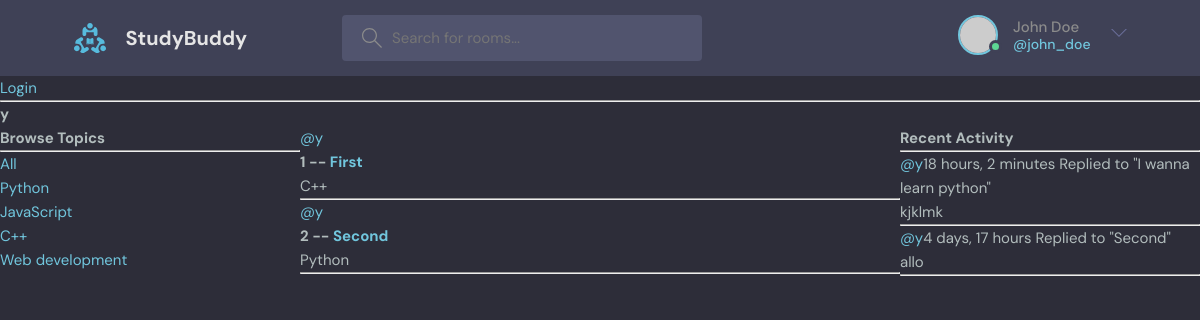
The app's page /profile/1/, older data.
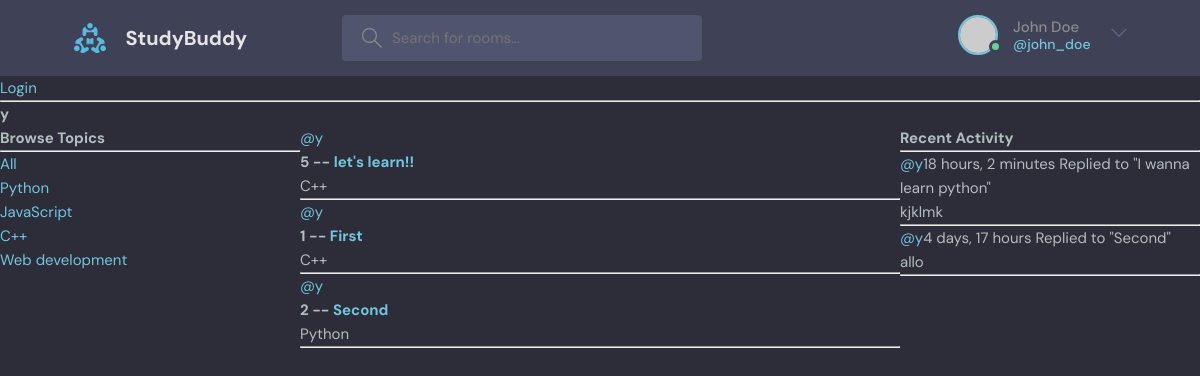
The same page, newer data.
### base/models.py (models this page shows, shortened)
class Topic(models.Model):
    name = models.CharField(max_length=200)

class Room(models.Model):
    host = models.ForeignKey(User, on_delete=models.SET_NULL, null=True)
    topic = models.ForeignKey(Topic, on_delete=models.SET_NULL, null=True)
    name = models.CharField(max_length=200)
    description = models.TextField(null=True, blank=True)
    participants = models.ManyToManyField(User, related_name='participants', blank=True)
    updated = models.DateTimeField(auto_now=True)
    created = models.DateTimeField(auto_now_add=True)
    class Meta:
        ordering = ['-updated', '-created']
    def __str__(self):
        return self.name

class Message(models.Model):
    user = models.ForeignKey(User, on_delete=models.CASCADE)
    room = models.ForeignKey(Room, on_delete=models.CASCADE)
    body = models.TextField()
    updated = models.DateTimeField(auto_now=True)
    created = models.DateTimeField(auto_now_add=True)
    class Meta:
        ordering = ['-updated', '-created']
    def __str__(self):
        return self.body[0:50]

### base/views.py (the view)
# urls.py: path('profile/<str:pk>/', views.userProfile, name='user-profile'),
def userProfile(request, pk):
    user = User.objects.get(id=pk)
    rooms = user.room_set.all()
    room_messages = user.message_set.all()
    topics = Topic.objects.all()
    context = {'user':user, 'rooms':rooms, 'room_messages':room_messages, 'topics':topics}
    return render(request, 'base/profile.html', context)

### base/templates/base/profile.html (shortened to what this page needs)
{% extends "main.html" %} {% block content %}
<h1>{{user.username}}</h1>
<div class="profile-container">
  <div>{% include "base/topics_component.html" %}</div>
  <div>{% include "base/feed_component.html" %}</div>
  <div>{% include "base/activity_component.html" %}</div>
</div>
{% endblock content %}

### templates/main.html (shortened to what this page needs)
<!DOCTYPE html>
{% load static %}
<html lang="en">
  <head>
    <link rel="stylesheet" href={% static 'styles/style.css' %} />
  </head>
  <body>
    {% include 'navbar.html' %}  {% block content%}{% endblock content%}
  </body>
</html>

### templates/navbar.html (shortened to what this page needs)
<header class="header header--loggedIn">
  <div class="container">
    <a href="{% url 'home' %}" class="header__logo">
      <img src="assets/logo.svg" />
      <h1>StudyBuddy</h1>
    </a>
    <form class="header__search" method="GET" action={% url "home" %}>
      <label>
        <input input='q' placeholder="Search for rooms..." />
      </label>
    <nav class="header__menu">
      <div class="header__user">
        <a href="profile.html">
          <div class="avatar avatar--medium active">
            <img src="https://randomuser.me/api/portraits/men/37.jpg" />
          </div>
          <p>John Doe <span>@john_doe</span></p>
        </a>
        <button class="dropdown-button">
          <svg
            version="1.1"
            xmlns="http://www.w3.org/2000/svg"
            width="32"
            height="32"
            viewBox="0 0 32 32"
          >
            <title>chevron-down</title>
            <path d="M16 21l-13-13h-3l16 16 16-16h-3l-13 13z"></path>
          </svg>
        </button>
      </div>
    </nav>
  </div>
</header>
{% if request.user.is_authenticated %}
<p>Hello {{request.user}}</p>
<a href="{% url 'logout'%}">Logout</a>
{% else %}
<a href="{% url 'login'%}">Login</a>
{% endif %}
<hr />

### base/templates/base/topics_component.html
<h3>Browse Topics</h3>
<hr />
<div>
  <a href="{% url 'home' %}">All</a>
</div>
{% for topic in topics%}
<div>
  <a href="{% url 'home' %}?q={{topic.name}}">{{topic.name}}</a>
</div>
{% endfor %}

### base/templates/base/feed_component.html (shortened to what this page needs)
<div>
  {% for room in rooms %}
  <div>
    <a href="{% url 'user-profile' room.host.id %}">@{{room.host.username}}</a>
    <h5>{{room.id}} -- <a href="{% url 'room' room.id %}">{{room.name}}</a></h5>
    <small>{{ room.topic.name}}</small>
    <hr />
  </div>
  {%endfor%}
</div>

### base/templates/base/activity_component.html (shortened to what this page needs)
<h3>Recent Activity</h3>
<hr />
{% for message in room_messages %}
<div>
  <small
    ><a href="{% url 'user-profile' message.user.id%}"> @{{message.user}}</a
    >{{message.created|timesince}}
  </small>
  <small>Replied to "{{message.room}}"</small>
  <p>{{message}}</p>
  <hr />
</div>
{% endfor %}

### static/styles/style.css (style rules this page uses)
:root { --color-main: #71c6dd; --color-main-light: #e1f6fb; --color-dark: #3f4156; --color-dark-medium: #51546e; --color-dark-light: #696d97; --color-light: #e5e5e5; --color-gray: #8b8b8b; --color-light-gray: #b2bdbd; --color-bg: #2d2d39; --color-success: #5dd693; --color-error: #fc4b0b; }
* { font-family: "DM Sans", -apple-system, BlinkMacSystemFont, "Segoe UI", Roboto, Oxygen, Ubuntu, Cantarell, "Open Sans", "Helvetica Neue", sans-serif; margin: 0; padding: 0; box-sizing: border-box; text-rendering: optimizeLegibility; font-size: inherit; }
html { font-size: 56.25%; }
@media only screen and (min-width: 1200px) { html { font-size: 62.5%; } }
body { line-height: 1.6; font-weight: 400; font-size: 1.5rem; color: var(--color-light-gray); background-color: var(--color-bg); min-height: 100vh; }
img { width: 100%; }
a { display: inline-block; color: var(--color-main); text-decoration: none; }
.container { max-width: 120rem; width: 90%; margin: auto; }
.avatar { position: relative; display: inline-block; border-radius: 50%; border: 2px solid var(--color-main); }
.avatar img { display: block; border-radius: 50%; object-fit: cover; object-position: center; }
.avatar::after { content: ""; display: block; position: absolute; background-color: var(--color-gray); z-index: 111; border-radius: 50%; border: 0.3rem solid var(--color-dark); }
.avatar.active::after { background-color: var(--color-success); }
.avatar.avatar--medium img { width: 3.6rem; height: 3.6rem; border-radius: 50%; }
.avatar.avatar--medium:after { width: 0.7rem; height: 0.7rem; bottom: 0px; right: -6px; }
.header { padding: 1.5rem; background-color: var(--color-dark); }
.header > .container { display: flex; gap: 9.5rem; }
.header__logo, .header__user { display: flex; gap: 2rem; align-items: center; }
.header__logo > img { height: 3.2rem; width: 3.2rem; }
.header__logo > h1 { font-weight: 700; font-size: 2rem; color: var(--color-light); }
.header__search > label { background-color: var(--color-dark-medium); padding: 1.3rem 1rem; display: flex; align-items: center; gap: 1rem; border-radius: 4px; }
.header__search svg { fill: var(--color-gray); width: 2rem; height: 2rem; margin-left: 1rem; }
.header__search input { width: 30rem; background: transparent; border: none; outline: none; color: var(--color-light); }
.header__menu { margin-left: auto; position: relative; }
.header__menu a { display: flex; gap: 1.5rem; align-items: center; font-weight: 500; text-decoration: none; color: var(--color-gray); }
.header__menu img { height: 3.6rem; }
.header__menu p { line-height: 1.2; }
.header__menu span { color: var(--color-main); font-weight: 500; font-size: 1.4rem; display: block; }
.header__menu svg { width: 1.6rem; height: 1.6rem; fill: var(--color-dark-light); }
.dropdown-button { background: transparent; border: 0; outline: 0; cursor: pointer; }

### base/templates/base/profile.html (style rules this page uses)
.profile-container { display: grid; grid-template-columns: 1fr 2fr 1fr; }

Row changes from the older to the newer data that the page shows:
added Room: host.username "y", id "5", name "let's learn!!", topic.name "C++"
